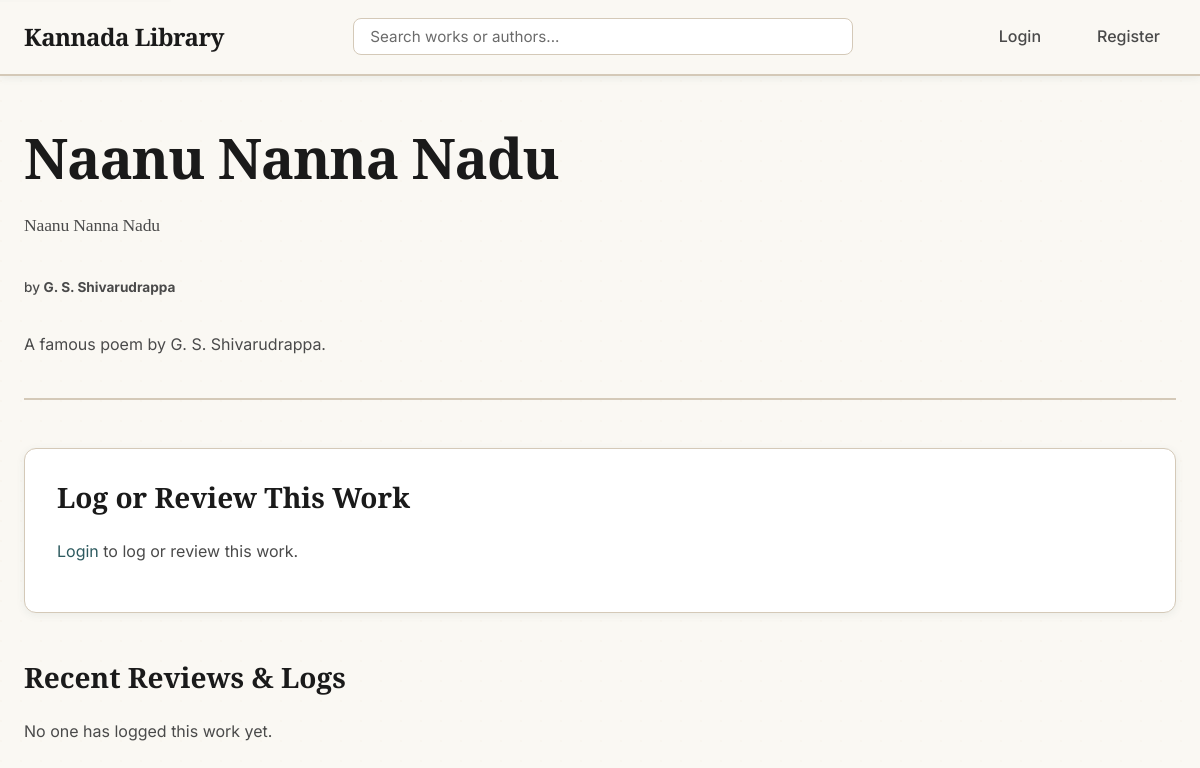
The app's page /work/47 with its own data.
### tables this page shows
CREATE TABLE Work (
    work_id INTEGER PRIMARY KEY AUTOINCREMENT,
    author_id INTEGER NOT NULL,
    title_kannada TEXT NOT NULL,
    title_english TEXT NOT NULL,
    synopsis TEXT,
    cover_image_url TEXT, -- e.g., 'kanooru_heggadithi.jpg'
    type TEXT, -- 'Novel', 'Poetry', 'Play'
    FOREIGN KEY (author_id) REFERENCES Author (author_id)
);

CREATE TABLE Author (
    author_id INTEGER PRIMARY KEY AUTOINCREMENT,
    name_kannada TEXT NOT NULL,
    name_english TEXT NOT NULL,
    biography TEXT,
    image_url TEXT, -- e.g., 'kuvempu.jpg'
    era TEXT
);

### app.py (the view, shortened to what this page needs)
@app.route('/work/<int:work_id>', methods=['GET', 'POST'])
def work_details(work_id):
    db = get_db()
    work = db.execute('''
        SELECT
            Work.*,
            Author.name_kannada as author_kannada,
            Author.name_english as author_english,
            Author.image_url as author_image_url
        FROM Work
        JOIN Author ON Work.author_id = Author.author_id
        WHERE Work.work_id = ?
    ''', (work_id,)).fetchone()
    if work is None:
        abort(404)
    reviews = db.execute('''
        SELECT Review.*, User.username
        FROM Review
        JOIN User ON Review.user_id = User.user_id
        WHERE Review.work_id = ?
        ORDER BY Review.date_logged DESC
    ''', (work_id,)).fetchall()
    form = ReviewForm()
    user_review = None
    if current_user.is_authenticated:
        user_review = db.execute(
            'SELECT * FROM Review WHERE user_id = ? AND work_id = ?',
            (current_user.id, work_id)
        ).fetchone()
    return render_template('work_details.html', work=work, reviews=reviews, form=form, user_review=user_review)

### app.py
class ReviewForm(FlaskForm):
    rating = IntegerField('Rating (1-5)', validators=[DataRequired(), NumberRange(min=1, max=5)])
    review_text = TextAreaField('Review (Optional)', validators=[Length(max=5000)])
    date_read = DateField('Date Read', format='%Y-%m-%d', default=datetime.date.today, validators=[DataRequired()])
    submit = SubmitField('Log Book')

### app.py (called while the page is built)
def get_db():
    db = getattr(g, '_database', None)
    if db is None:
        db = g._database = sqlite3.connect(DATABASE)
        db.row_factory = sqlite3.Row
    return db

@app.teardown_appcontext
def close_connection(exception):
    db = getattr(g, '_database', None)
    if db is not None:
        db.close()

### templates/work_details.html (shortened to what this page needs)
{% extends "layout.html" %}
{% block content %}
    <div class="work-header">
        <h1>{{ work.title_kannada }}</h1>
        <h2>{{ work.title_english }}</h2>
        <p class="work-author">by <strong>{{ work.author_english }}</strong></p>
        {% if work.synopsis %}
            <p>{{ work.synopsis }}</p>
        {% endif %}
    </div>
    <div class="review-section">
        <h3>Log or Review This Work</h3>
        {% if current_user.is_authenticated %}
            <form method="POST" action="" class="auth-form">
                {{ form.hidden_tag() }}
                <div class="form-group">
                    {{ form.rating.label(class="form-label") }}
                    {{ form.rating(class="form-input", min="1", max="5", placeholder="1-5") }}
                    {% if form.rating.errors %}
                        <ul class="errors">
                            {% for error in form.rating.errors %}
                                <li>{{ error }}</li>
                            {% endfor %}
                        </ul>
                    {% endif %}
                </div>
                <div class="form-group">
                    {{ form.date_read.label(class="form-label") }}
                    {{ form.date_read(class="form-input", type="date") }}
                    {% if form.date_read.errors %}
                        <ul class="errors">
                            {% for error in form.date_read.errors %}
                                <li>{{ error }}</li>
                            {% endfor %}
                        </ul>
                    {% endif %}
                </div>
                <div class="form-group">
                    {{ form.review_text.label(class="form-label") }}
                    {{ form.review_text(class="form-input", rows=5, placeholder="Share your thoughts...") }}
                    {% if form.review_text.errors %}
                        <ul class="errors">
                            {% for error in form.review_text.errors %}
                                <li>{{ error }}</li>
                            {% endfor %}
                        </ul>
                    {% endif %}
                </div>
                <div class="form-group">
                    {{ form.submit(class="btn btn-primary") }}
                </div>
            </form>
        {% else %}
            <p><a href="{{ url_for('login') }}">Login</a> to log or review this work.</p>
        {% endif %}
    </div>
    <div class="reviews-list">
        <h3>Recent Reviews & Logs</h3>
        {% if reviews %}
            {% for review in reviews %}
                <article class="review-card">
                    <p>
                        <strong>{{ review.username }}</strong> read on {{ review.date_read }}
                        <span class="rating">★ {{ review.rating }}/5</span>
                    </p>
                    {% if review.review_text %}
                        <p class="review-text">{{ review.review_text }}</p>
                    {% endif %}
                </article>
            {% endfor %}
        {% else %}
            <p>No one has logged this work yet.</p>
        {% endif %}
    </div>
{% endblock %}

### static/style.css (style rules this page uses)
:root { --bg-primary: #faf8f3; --bg-secondary: #f5f2eb; --bg-tertiary: #f0ede5; --bg-card: #ffffff; --bg-hover: #f8f6f0; --text-primary: #1a1a1a; --text-secondary: #4a4a4a; --text-muted: #6b6b6b; --accent-primary: #2d5a5f; --accent-secondary: #3d6b7a; --accent-tertiary: #4a7c8a; --accent-hover: #1f4a4f; --highlight: #d4a574; --highlight-light: #e8c9a0; --highlight-dark: #b8935a; --border-color: #d4c9b8; --shadow-sm: 0 2px 8px rgba(45, 90, 95, 0.08); --shadow-md: 0 4px 16px rgba(45, 90, 95, 0.12); --shadow-lg: 0 8px 32px rgba(45, 90, 95, 0.15); --shadow-glow: 0 0 20px rgba(212, 165, 116, 0.2); --spacing-xs: 0.5rem; --spacing-sm: 1rem; --spacing-md: 1.5rem; --spacing-lg: 2rem; --spacing-xl: 3rem; --spacing-2xl: 4rem; --font-primary: 'Inter', -apple-system, BlinkMacSystemFont, 'Segoe UI', sans-serif; --font-display: 'Playfair Display', Georgia, serif; --transition-fast: 150ms ease; --transition-base: 250ms ease; --transition-slow: 350ms ease; --radius-sm: 4px; --radius-md: 8px; --radius-lg: 12px; --radius-xl: 16px; }
* { margin: 0; padding: 0; box-sizing: border-box; }
html { font-size: 16px; scroll-behavior: smooth; color-scheme: light; }
body { font-family: var(--font-primary); background-color: var(--bg-primary) !important; background-image: radial-gradient(circle at 1px 1px, rgba(212, 165, 116, 0.03) 1px, transparent 0); background-size: 20px 20px; color: var(--text-primary) !important; line-height: 1.6; -webkit-font-smoothing: antialiased; -moz-osx-font-smoothing: grayscale; min-height: 100vh; }
h1, h2, h3, h4, h5, h6 { font-family: var(--font-display); font-weight: 700; line-height: 1.2; color: var(--text-primary); margin-bottom: var(--spacing-md); }
h1 { font-size: clamp(2rem, 5vw, 3.5rem); letter-spacing: -0.02em; }
h2 { font-size: clamp(1.5rem, 4vw, 2.5rem); letter-spacing: -0.01em; }
h3 { font-size: clamp(1.25rem, 3vw, 1.75rem); }
p { margin-bottom: var(--spacing-sm); color: var(--text-secondary); }
a { color: var(--accent-primary); text-decoration: none; transition: color var(--transition-fast); }
.film-year, .work-author { font-size: 0.85rem; color: var(--text-secondary); margin-top: auto; font-weight: 500; }
.main-header, .work-header, .profile-header, .author-header { margin-bottom: var(--spacing-xl); padding-bottom: var(--spacing-md); border-bottom: 2px solid var(--border-color); }
.main-header h1, .work-header h1, .profile-header h1, .author-header h1 { margin-bottom: var(--spacing-xs); }
.work-header h2, .author-header .author-era { color: var(--text-secondary); font-size: 1.1rem; font-weight: 400; margin-bottom: var(--spacing-md); }
.work-header { display: flex; flex-direction: column; gap: var(--spacing-sm); }
.work-header p { color: var(--text-secondary); line-height: 1.7; max-width: 800px; }
.review-section { background-color: var(--bg-card); padding: var(--spacing-lg); border-radius: var(--radius-lg); margin-bottom: var(--spacing-xl); border: 1px solid var(--border-color); box-shadow: var(--shadow-sm); }
.review-section h3 { margin-bottom: var(--spacing-md); color: var(--text-primary); }
.reviews-list, .profile-reviews-list { margin-top: var(--spacing-xl); }
.reviews-list h3, .profile-reviews-list h3 { margin-bottom: var(--spacing-md); }

### templates/layout.html (style rules this page uses)
html { color-scheme: light !important; }
body { background-color: #faf8f3 !important; color: #1a1a1a !important; }

### records on screen
Work: title_kannada "Naanu Nanna Nadu", title_english "Naanu Nanna Nadu", synopsis "A famous poem by G. S. Shivarudrappa."
Author: author_english "G. S. Shivarudrappa"
